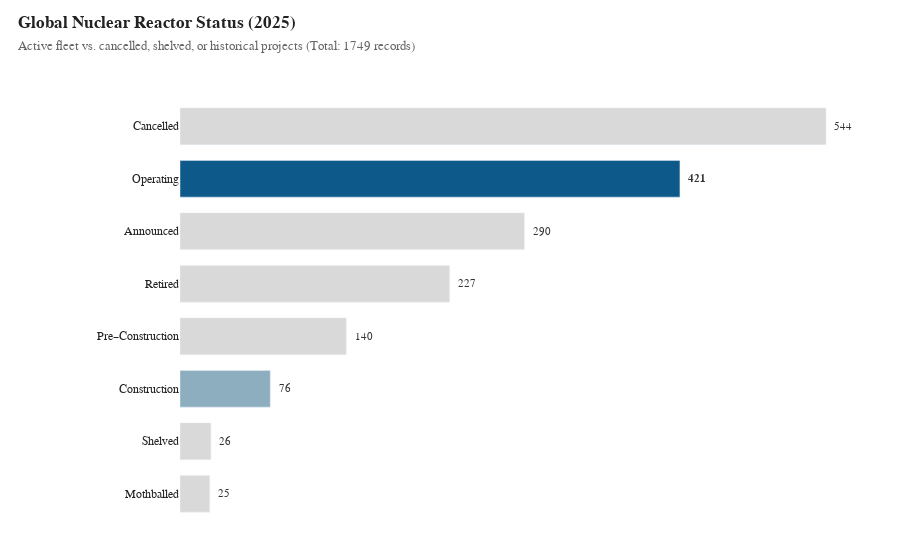

This figure's notebook cell:
### Code cell
import pandas as pd
import plotly.graph_objects as go

from const import DATA_DIR

# ============================================================
# LOAD DATA
# ============================================================
excel_path = DATA_DIR / "power-plants" / "Global-Nuclear-Power-Tracker-September-2025.xlsx"

try:
    print("Reading Excel (sheet=Data)...")
    df = pd.read_excel(excel_path, sheet_name="Data")
except Exception as e:
    print(f"ERROR: failed reading input data. {e}")
    raise

df.columns = [c.strip() for c in df.columns]

# ============================================================
# STATUS COLUMN
# ============================================================
status_options = [
    "Status", "status", "Operating Status",
    "Reactor Status", "Status_text"
]
STATUS_COL = next((c for c in status_options if c in df.columns), None)

if STATUS_COL is None:
    print("Status column not found.")
    sys.exit(0)

# ============================================================
# DATA CLEANING & AGGREGATION
# ============================================================
df["status_clean"] = df[STATUS_COL].astype(str).str.strip().str.lower()

df.loc[df["status_clean"].str.contains("cancelled"), "status_clean"] = "cancelled"
df.loc[df["status_clean"].str.contains("shelved"),   "status_clean"] = "shelved"

status_counts = (
    df["status_clean"]
    .value_counts()
    .sort_values(ascending=True)
)

labels = [s.title().replace("-", "–") for s in status_counts.index]
values = status_counts.values.tolist()

# ============================================================
# COLORS — FOCUS & CONTEXT (IDENTICI)
# ============================================================
colors = []
for s in status_counts.index:
    if "operat" in s:
        colors.append("#0d5a8a")      # Focus: Operating
    elif "construct" in s and "pre" not in s:
        colors.append("#8caebf")      # Construction (azzurrino)
    else:
        colors.append("#d9d9d9")      # Context

# ============================================================
# BAR CHART
# ============================================================
fig = go.Figure()

fig.add_bar(
    x=values,
    y=labels,
    orientation="h",
    marker=dict(color=colors),
    width=0.7,
    hoverinfo="skip"
)

# ============================================================
# VALUE LABELS (FIXED — NO ERROR)
# ============================================================
max_val = max(values)

for y, v, c in zip(labels, values, colors):
    is_focus = c == "#0d5a8a"
    fig.add_annotation(
        x=v + max_val * 0.01,
        y=y,
        text=str(int(v)),
        showarrow=False,
        xanchor="left",
        yanchor="middle",
        font=dict(
            size=11,
            color="#333",
            family="Arial",
            weight="bold" if is_focus else "normal"
        )
    )

# ============================================================
# TITLES & LAYOUT
# ============================================================
total = int(sum(values))

fig.update_layout(
    title=dict(
        text=(
            "<b>Global Nuclear Reactor Status (2025)</b><br>"
            f"<span style='font-size:13px;color:#666;'>"
            f"Active fleet vs. cancelled, shelved, or historical projects "
            f"(Total: {total} records)"
            f"</span>"
        ),
        x=0.02,
        y=0.95,
        xanchor="left"
    ),
    # width=1000,
    # height=650,
    margin=dict(l=180, r=40, t=100, b=40),
    plot_bgcolor="white",
    paper_bgcolor="white",
    font=dict(
        family="Arial, sans-serif",
        size=12,
        color="#222"
    ),
    xaxis=dict(
        visible=False,
        fixedrange=True
    ),
    yaxis=dict(
        ticks="",
        showline=False,
        fixedrange=True
    )
)

fig.show()

### Figure 1 — Plotly figure (JSON) as saved in the notebook; plotly's stock layout.template omitted (floating-point values rounded to 4 significant figures)
{"data": [{"hoverinfo": "skip", "marker": {"color": ["#d9d9d9", "#d9d9d9", "#8caebf", "#d9d9d9", "#d9d9d9", "#d9d9d9", "#0d5a8a", "#d9d9d9"]}, "orientation": "h", "type": "bar", "width": 0.7, "x": [25, 26, 76, 140, 227, 290, 421, 544], "y": ["Mothballed", "Shelved", "Construction", "Pre–Construction", "Retired", "Announced", "Operating", "Cancelled"]}], "layout": {"annotations": [{"font": {"color": "#333", "family": "Arial", "size": 11, "weight": "normal"}, "showarrow": false, "text": "25", "x": 30.44, "xanchor": "left", "y": "Mothballed", "yanchor": "middle"}, {"font": {"color": "#333", "family": "Arial", "size": 11, "weight": "normal"}, "showarrow": false, "text": "26", "x": 31.44, "xanchor": "left", "y": "Shelved", "yanchor": "middle"}, {"font": {"color": "#333", "family": "Arial", "size": 11, "weight": "normal"}, "showarrow": false, "text": "76", "x": 81.44, "xanchor": "left", "y": "Construction", "yanchor": "middle"}, {"font": {"color": "#333", "family": "Arial", "size": 11, "weight": "normal"}, "showarrow": false, "text": "140", "x": 145.4, "xanchor": "left", "y": "Pre–Construction", "yanchor": "middle"}, {"font": {"color": "#333", "family": "Arial", "size": 11, "weight": "normal"}, "showarrow": false, "text": "227", "x": 232.4, "xanchor": "left", "y": "Retired", "yanchor": "middle"}, {"font": {"color": "#333", "family": "Arial", "size": 11, "weight": "normal"}, "showarrow": false, "text": "290", "x": 295.4, "xanchor": "left", "y": "Announced", "yanchor": "middle"}, {"font": {"color": "#333", "family": "Arial", "size": 11, "weight": "bold"}, "showarrow": false, "text": "421", "x": 426.4, "xanchor": "left", "y": "Operating", "yanchor": "middle"}, {"font": {"color": "#333", "family": "Arial", "size": 11, "weight": "normal"}, "showarrow": false, "text": "544", "x": 549.4, "xanchor": "left", "y": "Cancelled", "yanchor": "middle"}], "font": {"color": "#222", "family": "Arial, sans-serif", "size": 12}, "margin": {"b": 40, "l": 180, "r": 40, "t": 100}, "paper_bgcolor": "white", "plot_bgcolor": "white", "title": {"text": "<b>Global Nuclear Reactor Status (2025)</b><br><span style='font-size:13px;color:#666;'>Active fleet vs. cancelled, shelved, or historical projects (Total: 1749 records)</span>", "x": 0.02, "xanchor": "left", "y": 0.95}, "xaxis": {"fixedrange": true, "visible": false}, "yaxis": {"fixedrange": true, "showline": false, "ticks": ""}}}
